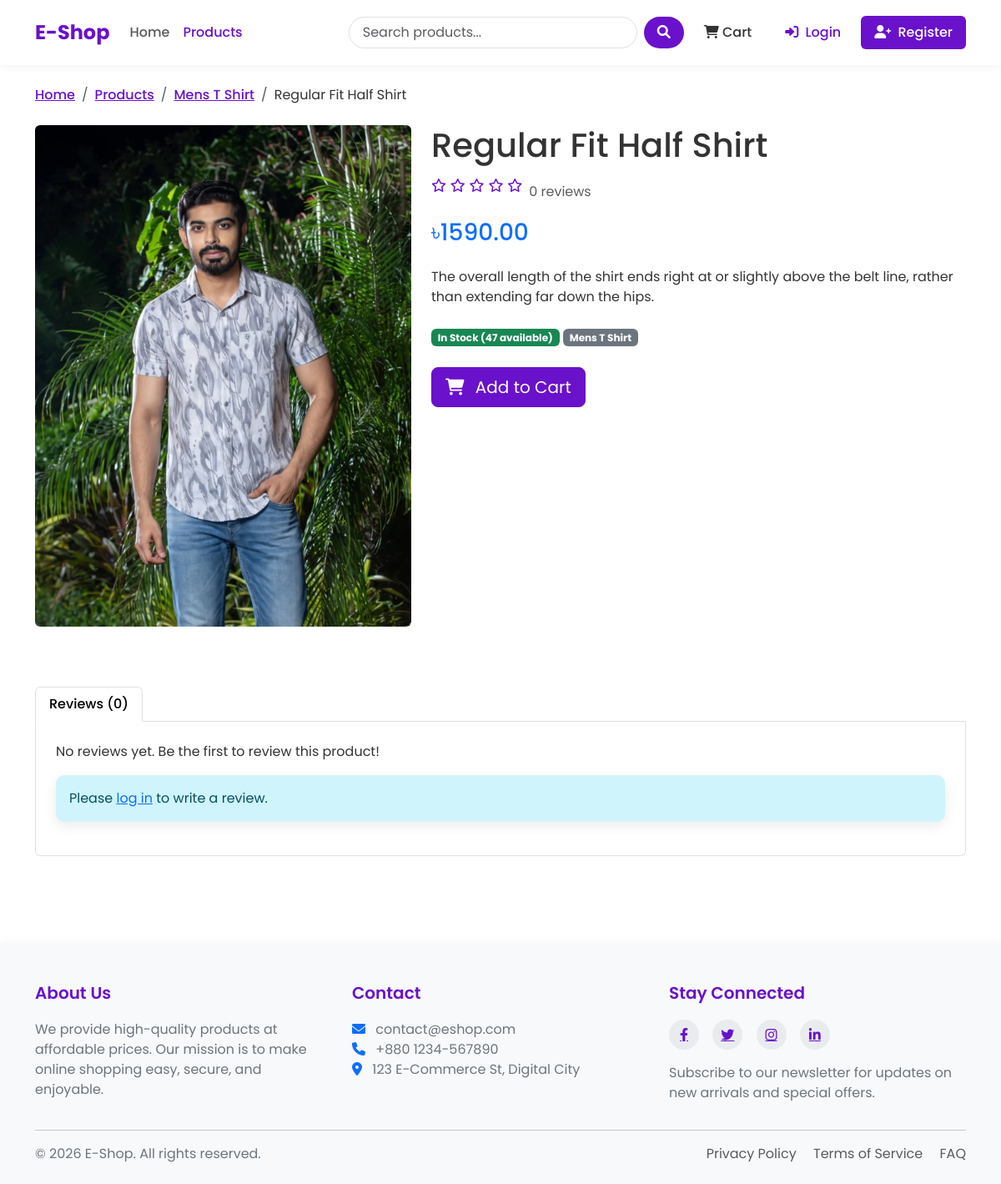
/products/detail/regular-fit-half-shirt/, run on an earlier commit of the app's database.
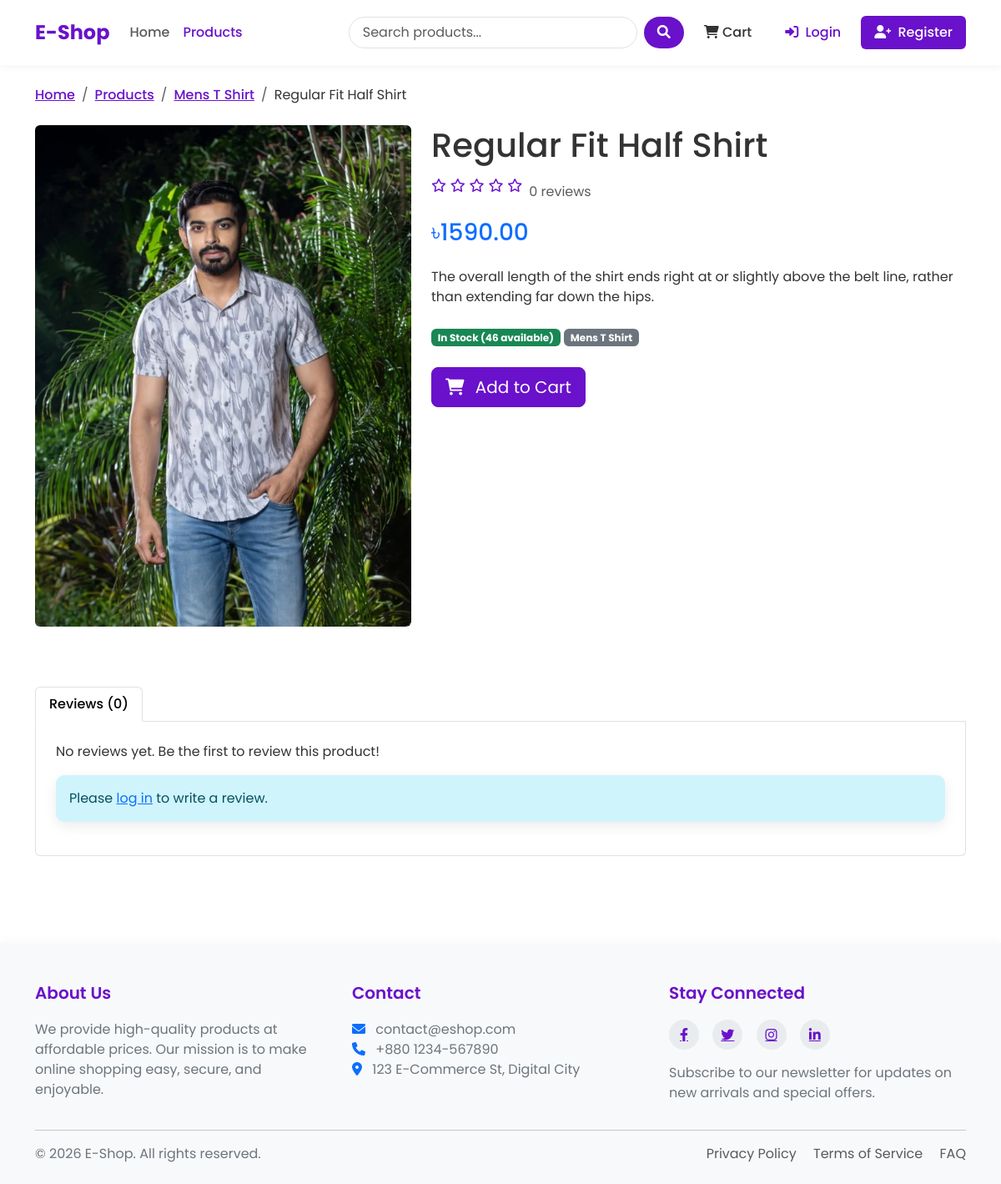
And on a later commit of the database.
### shop/models.py (models this page shows, shortened)
class Product(models.Model):
     name = models.CharField(max_length=100)
     slug = models.SlugField(max_length=100,unique=True)
     category = models.ForeignKey(Category,on_delete=models.CASCADE,related_name='products')
     description = models.TextField()
     price = models.DecimalField(max_digits=10,decimal_places=2)
     stock = models.PositiveBigIntegerField(default=1)
     available = models.BooleanField(default=True)
     created = models.DateTimeField(auto_now_add=True)
     updated = models.DateTimeField(auto_now=True)
     image = models.ImageField(upload_to='products/%Y/%m/%d')
     def average_rating(self):
            ratings = self.ratings.all()
            if ratings.count() > 0:
                return sum([rating.rating for rating in ratings])/ratings.count()
            return 0

class Category(models.Model):
      name = models.CharField(max_length=100)
      slug = models.SlugField(max_length=100,unique=True)
      description = models.TextField(blank=True)
      class Meta:
            verbose_name_plural = 'categories'

### shop/views.py (the view)
# urls.py: path('products/detail/<slug:slug>/', views.product_detail, name = 'product_detail'),
def product_detail(request,slug):
    product = get_object_or_404(models.Product,slug=slug,available=True)
    related_products = models.Product.objects.filter(category = product.category).exclude(id=product.id)
    user_rating = None
    if request.user.is_authenticated:
        try:
            user_rating = models.Rating.objects.get(product=product,user=request.user)
        except models.Rating.DoesNotExist:
              pass
    rating_form = RatingForm(instance=user_rating)
    return render(request,'shop/product_detail.html',{
        'product':product,
        'related_products':related_products,
        'user_rating':user_rating,
        'rating_form':rating_form
    })

### shop/templates/shop/product_detail.html (shortened to what this page needs)
{% extends 'base.html' %}
{% block content %}
<nav aria-label="breadcrumb">
    <ol class="breadcrumb">
        <li class="breadcrumb-item"><a href="{% url 'home' %}">Home</a></li>
        <li class="breadcrumb-item"><a href="{% url 'product_list' %}">Products</a></li>
        <li class="breadcrumb-item"><a href="{% url 'product_list_by_category' product.category.slug %}">{{ product.category.name }}</a></li>
        <li class="breadcrumb-item active" aria-current="page">{{ product.name }}</li>
    </ol>
</nav>
<div class="row">
    <div class="col-md-5 mb-4">
        {% if product.image %}
        <img src="{{ product.image.url }}" class="img-fluid rounded" alt="{{ product.name }}">
        {% else %}
        <div class="bg-light text-center p-5 rounded">
            <i class="fas fa-image fa-5x text-muted"></i>
        </div>
        {% endif %}
    </div>
    <div class="col-md-7">
        <h1 class="mb-3">{{ product.name }}</h1>
        <div class="d-flex align-items-center mb-3">
            <div class="rating me-2">
                {% for i in "12345" %}
                {% if forloop.counter <= product.average_rating %}
                <i class="fas fa-star"></i>
                {% else %}
                <i class="far fa-star"></i>
                {% endif %}
                {% endfor %}
            </div>
            <span class="text-muted">{{ product.ratings.count }} review{{ product.ratings.count|pluralize }}</span>
        </div>
        <h2 class="h3 text-primary mb-4">৳{{ product.price }}</h2>
        <p class="mb-4">{{ product.description }}</p>
        <div class="mb-4">
            <span class="badge bg-{% if product.stock > 0 %}success{% else %}danger{% endif %}">
                {% if product.stock > 0 %}In Stock ({{ product.stock }} available){% else %}Out of Stock{% endif %}
            </span>
            <span class="badge bg-secondary">{{ product.category.name }}</span>
        </div>
        {% if product.stock > 0 %}
        <form action="{% url 'cart_add' product.id %}" method="post" class="mb-4">
            <button type="submit" class="btn btn-primary btn-lg">
                <i class="fas fa-shopping-cart me-2"></i> Add to Cart
            </button>
        </form>
        {% endif %}
    </div>
</div>
<div class="row mt-5">
    <div class="col-12">
        <ul class="nav nav-tabs" id="productTabs" role="tablist">
            <li class="nav-item" role="presentation">
                <button class="nav-link active" id="reviews-tab" data-bs-toggle="tab" data-bs-target="#reviews"
                        type="button" role="tab" aria-controls="reviews" aria-selected="true">
                    Reviews ({{ product.ratings.count }})
                </button>
            </li>
        </ul>
        <div class="tab-content p-4 border border-top-0 rounded-bottom" id="productTabsContent">
            <div class="tab-pane fade show active" id="reviews" role="tabpanel" aria-labelledby="reviews-tab">
                {% if product.ratings.count > 0 %}
                <div class="mb-4">
                    <h4>Customer Reviews</h4>
                    {% for rating in product.ratings.all %}
                    <div class="card mb-3">
                        <div class="card-body">
                            <div class="d-flex justify-content-between align-items-center mb-2">
                                <h5 class="mb-0">{{ rating.user.username }}</h5>
                                <div class="rating">
                                    {% for i in "12345" %}
                                    {% if forloop.counter <= rating.rating %}
                                    <i class="fas fa-star"></i>
                                    {% else %}
                                    <i class="far fa-star"></i>
                                    {% endif %}
                                    {% endfor %}
                                </div>
                            </div>
                            <p class="text-muted small mb-2">{{ rating.created|date:"F d, Y" }}</p>
                            <p class="mb-0">{{ rating.comment }}</p>
                        </div>
                    </div>
                    {% endfor %}
                </div>
                {% else %}
                <p>No reviews yet. Be the first to review this product!</p>
                {% endif %}
                {% if user.is_authenticated %}
                    {% if user_rating %}
                    <h4>Your Review</h4>
                    <div class="card mb-3">
                        <div class="card-body">
                            <div class="d-flex justify-content-between align-items-center mb-2">
                                <div class="rating">
                                    {% for i in "12345" %}
                                    {% if forloop.counter <= user_rating.rating %}
                                    <i class="fas fa-star"></i>
                                    {% else %}
                                    <i class="far fa-star"></i>
                                    {% endif %}
                                    {% endfor %}
                                </div>
                                <a href="{% url 'rate_product' product.id %}" class="btn btn-sm btn-outline-primary">
                                    Edit Review
                                </a>
                            </div>
                            <p class="mb-0">{{ user_rating.comment }}</p>
                        </div>
                    </div>
                    {% else %}
                    <div class="card">
                        <div class="card-body">
                            <h4>Write a Review</h4>
                            <p>Have you purchased this product? Share your thoughts with other customers!</p>
                            <a href="{% url 'rate_product' product.id %}" class="btn btn-primary">Write a Review</a>
                        </div>
                    </div>
                    {% endif %}
                {% else %}
                <div class="alert alert-info">
                    Please <a href="{% url 'login' %}?next={{ request.path }}">log in</a> to write a review.
                </div>
                {% endif %}
            </div>
        </div>
    </div>
</div>
{% endblock %}

### templates/base.html (shortened to what this page needs)
<!DOCTYPE html>
<html lang="en">
<head>
    <link href="https://cdn.jsdelivr.net/npm/bootstrap@5.3.0/dist/css/bootstrap.min.css" rel="stylesheet">
    <link rel="stylesheet" href="https://cdnjs.cloudflare.com/ajax/libs/font-awesome/6.0.0/css/all.min.css">
    {% load static %}
</head>
<body>
    <header>
        <nav class="navbar navbar-expand-lg navbar-light bg-white">
            <div class="container">
                <a class="navbar-brand" href="{% url 'home' %}">E-Shop</a>
                <div class="collapse navbar-collapse" id="navbarNav">
                    <ul class="navbar-nav me-auto mb-2 mb-lg-0">
                        <li class="nav-item {% if request.path == '/' %}active{% endif %}">
                            <a class="nav-link" href="{% url 'home' %}">Home</a>
                        </li>
                        <li class="nav-item {% if '/products/' in request.path %}active{% endif %}">
                            <a class="nav-link" href="{% url 'product_list' %}">Products</a>
                        </li>
                    </ul>
                    <form class="d-flex search-box me-3" action="{% url 'product_list' %}" method="get">
                        <input class="form-control search-input me-2" type="search" name="search" placeholder="Search products..." aria-label="Search">
                        <button class="btn search-btn" type="submit">
                            <i class="fas fa-search"></i>
                        </button>
                    </form>
                    <ul class="navbar-nav">
                        <li class="nav-item me-2">
                            <a class="nav-link cart-btn" href="{% url 'cart_detail' %}">
                                <i class="fas fa-shopping-cart"></i> Cart
                            </a>
                        </li>
                        {% if user.is_authenticated %}
                            <li class="nav-item dropdown">
                                <a class="nav-link dropdown-toggle" href="#" id="navbarDropdown" role="button"
                                   data-bs-toggle="dropdown" aria-expanded="false">
                                    <i class="fas fa-user-circle me-1"></i> {{ user.username }}
                                </a>
                                <ul class="dropdown-menu dropdown-menu-end shadow-sm" aria-labelledby="navbarDropdown">
                                    <li><a class="dropdown-item" href="{% url 'profile' %}">
                                        <i class="fas fa-user me-2"></i> My Profile
                                    </a></li>
                                    <li><hr class="dropdown-divider"></li>
                                    <li><a class="dropdown-item" href="{% url 'logout' %}">
                                        <i class="fas fa-sign-out-alt me-2"></i> Logout
                                    </a></li>
                                </ul>
                            </li>
                        {% else %}
                            <li class="nav-item">
                                <a class="nav-link btn btn-outline-primary ms-2 px-3" href="{% url 'login' %}">
                                    <i class="fas fa-sign-in-alt me-1"></i> Login
                                </a>
                            </li>
                            <li class="nav-item">
                                <a class="nav-link btn btn-primary ms-2 px-3 text-white" href="{% url 'register' %}">
                                    <i class="fas fa-user-plus me-1"></i> Register
                                </a>
                            </li>
                        {% endif %}
                    </ul>
                </div>
            </div>
        </nav>
    </header>
    <main class="container my-4">
        {% block content %}{% endblock %}
    </main>
    <footer>
        <div class="container">
            <div class="row">
                <div class="col-md-4 mb-4 mb-md-0">
                    <h5>About Us</h5>
                    <p>We provide high-quality products at affordable prices. Our mission is to make online shopping easy, secure, and enjoyable.</p>
                </div>
                <div class="col-md-4 mb-4 mb-md-0">
                    <h5>Contact</h5>
                    <p>
                        <i class="fas fa-envelope me-2 text-primary"></i> contact@eshop.com<br>
                        <i class="fas fa-phone me-2 text-primary"></i> +880 1234-567890<br>
                        <i class="fas fa-map-marker-alt me-2 text-primary"></i> 123 E-Commerce St, Digital City
                    </p>
                </div>
                <div class="col-md-4">
                    <h5>Stay Connected</h5>
                    <div class="social-icons mb-3">
                        <a href="#"><i class="fab fa-facebook-f"></i></a>
                        <a href="#"><i class="fab fa-twitter"></i></a>
                        <a href="#"><i class="fab fa-instagram"></i></a>
                        <a href="#"><i class="fab fa-linkedin-in"></i></a>
                    </div>
                    <p>Subscribe to our newsletter for updates on new arrivals and special offers.</p>
                </div>
            </div>
            <hr>
            <div class="row mt-3">
                <div class="col-md-6 mb-2 mb-md-0">
                    <p class="mb-0">&copy; {% now "Y" %} E-Shop. All rights reserved.</p>
                </div>
                <div class="col-md-6 text-md-end">
                    <p class="mb-0">
                        <a href="#" class="text-decoration-none me-3 text-muted">Privacy Policy</a>
                        <a href="#" class="text-decoration-none me-3 text-muted">Terms of Service</a>
                        <a href="#" class="text-decoration-none text-muted">FAQ</a>
                    </p>
                </div>
            </div>
        </div>
    </footer>
</body>
</html>

What changed in the data, as far as the page shows it:
changed Product "Regular Fit Half Shirt": stock "47" → "46"
